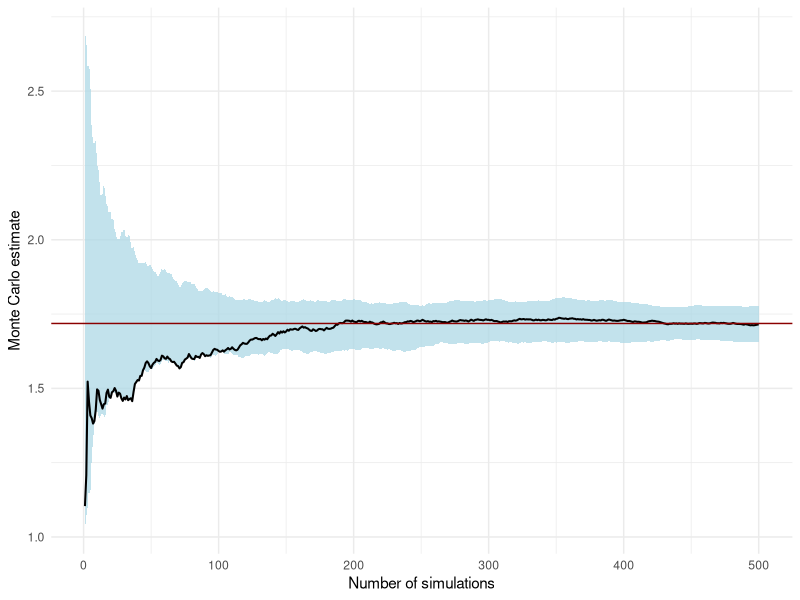
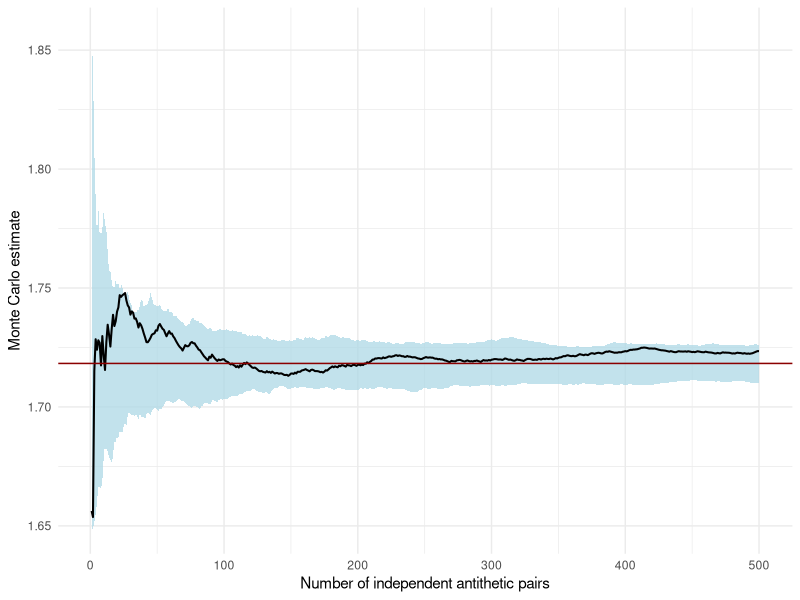
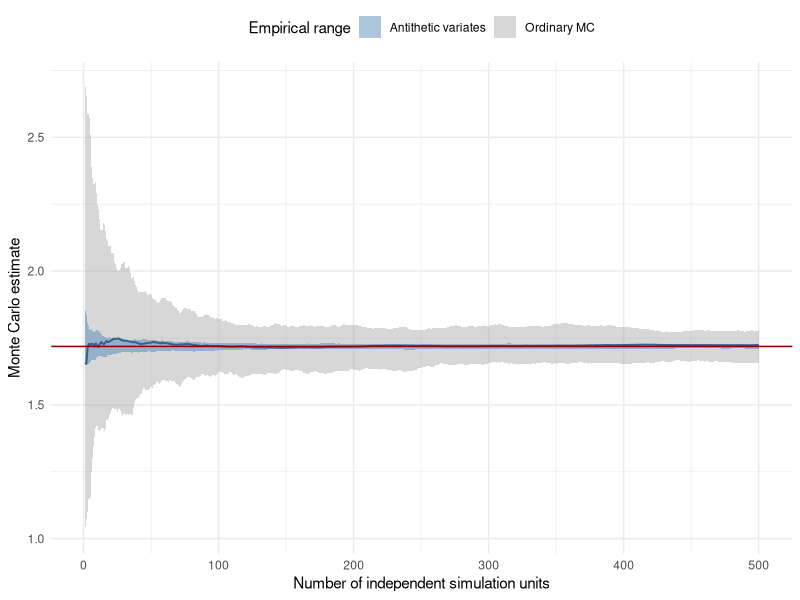
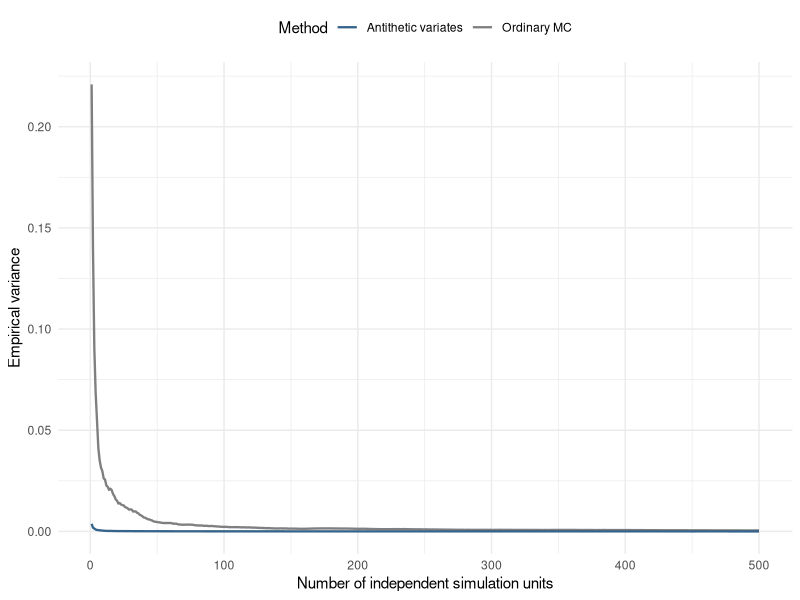

Generate these figures, in order, with R:
##########################################################
# Antithetic variables                  
# Author: Jose Antonio Perusquia Cortes
# Afil: Facultad de Ciencias - UNAM
# Module: Stochastic Simulation 
##########################################################

##########################################################
# Libraries
library(ggplot2)      # Version 4.0.2
library(ggthemes)     # Version 5.2.0
library(dplyr)        # Version 1.2.0
##########################################################

##########################################################
# Estimate integral of exp(x) from 0 to 1 using independent
# uniform (0,1) distributions
# exact probability: exp(1)-1
set.seed(314)
I_true = exp(1) - 1

# We consider m independent Monte Carlo experiments
# each one of size n
m = 100
n = 500

# Ordinary Monte Carlo
U = matrix(runif(n * m),nrow = m, ncol = n, byrow = TRUE)
theta_MC = t(apply(exp(U), 1, cummean))

# Point estimate (the first row) and empirical range
df_theta_MC = data.frame(
  n = 1:n,
  estimate = theta_MC[1, ],
  lower = apply(theta_MC, 2, min),
  upper = apply(theta_MC, 2, max)
)

ggplot(df_theta_MC, aes(x = n)) +
  geom_ribbon(
    aes(ymin = lower, ymax = upper),
    fill = "lightblue",
    alpha = 0.75
  ) +
  geom_line(
    aes(y = estimate),
    linewidth = 0.7
  ) +
  geom_hline(
    yintercept = I_true,
    col = "darkred"
  ) +
  theme_minimal() +
  labs(
    x = "Number of simulations",
    y = "Monte Carlo estimate"
  )
##########################################################

##########################################################
# Antithetic variates

# Generate n independent uniforms per experiment
U_AV = matrix(runif(n*m),nrow=m, ncol=n, byrow=TRUE)

# Construct antithetic pairs
Y = exp(U_AV)
Z = exp(1-U_AV)

# Average within each pair
W = (Y+Z)/2

# Sequential antithetic estimates
theta_AV = t(apply(W, 1, cummean))

# Point estimate and empirical range
df_theta_AV = data.frame(
  n = 1:n,
  estimate = theta_AV[1, ],
  lower = apply(theta_AV, 2, min),
  upper = apply(theta_AV, 2, max)
)

# Plot antithetic variates
ggplot(df_theta_AV, aes(x=n)) +
  geom_ribbon(
    aes(ymin=lower, ymax=upper),
    fill="lightblue",
    alpha=0.75
  ) +
  geom_line(
    aes(y=estimate),
    linewidth=0.7
  ) +
  geom_hline(
    yintercept=I_true,
    col="darkred"
  ) +
  theme_minimal() +
  labs(
    x="Number of independent antithetic pairs",
    y="Monte Carlo estimate"
  )

# Comparison of empirical ranges
ggplot() +
  geom_ribbon(
    data=df_theta_MC,
    aes(x=n, ymin=lower, ymax=upper,
        fill="Ordinary MC"),
    alpha=0.45
  ) +
  geom_ribbon(
    data=df_theta_AV,
    aes(x=n, ymin=lower, ymax=upper,
        fill="Antithetic variates"),
    alpha=0.45
  ) +
  geom_line(
    data=df_theta_AV,
    aes(x=n, y=estimate),
    color="steelblue4",
    linewidth=0.7
  ) +
  geom_hline(
    yintercept=I_true,
    color="darkred"
  ) +
  scale_fill_manual(
    name="Empirical range",
    values=c(
      "Ordinary MC"="grey65",
      "Antithetic variates"="steelblue"
    )
  ) +
  theme_minimal() +
  theme(legend.position="top") +
  labs(
    x="Number of independent simulation units",
    y="Monte Carlo estimate"
  )

# Empirical variance comparison


# Variance across the 100 independent experiments
var_MC = apply(theta_MC, 2, var)
var_AV = apply(theta_AV, 2, var)

df_variance = data.frame(
  n = 1:n,
  MC = var_MC,
  AV = var_AV
)

ggplot(df_variance, aes(x=n)) +
  geom_line(
    aes(y=MC, color="Ordinary MC"),
    linewidth=0.8
  ) +
  geom_line(
    aes(y=AV, color="Antithetic variates"),
    linewidth=0.8
  ) +
  scale_color_manual(
    name="Method",
    values=c(
      "Ordinary MC"="grey50",
      "Antithetic variates"="steelblue4"
    )
  ) +
  theme_minimal() +
  theme(legend.position="top") +
  labs(
    x="Number of independent simulation units",
    y="Empirical variance"
  )

# Empirical variance comparison
var_MC = var(theta_MC[, n])
var_AV = var(theta_AV[, n])

c(
  MC = var_MC,
  AV = var_AV,
  Variance_reduction = var_MC / var_AV
)
#######################################################
